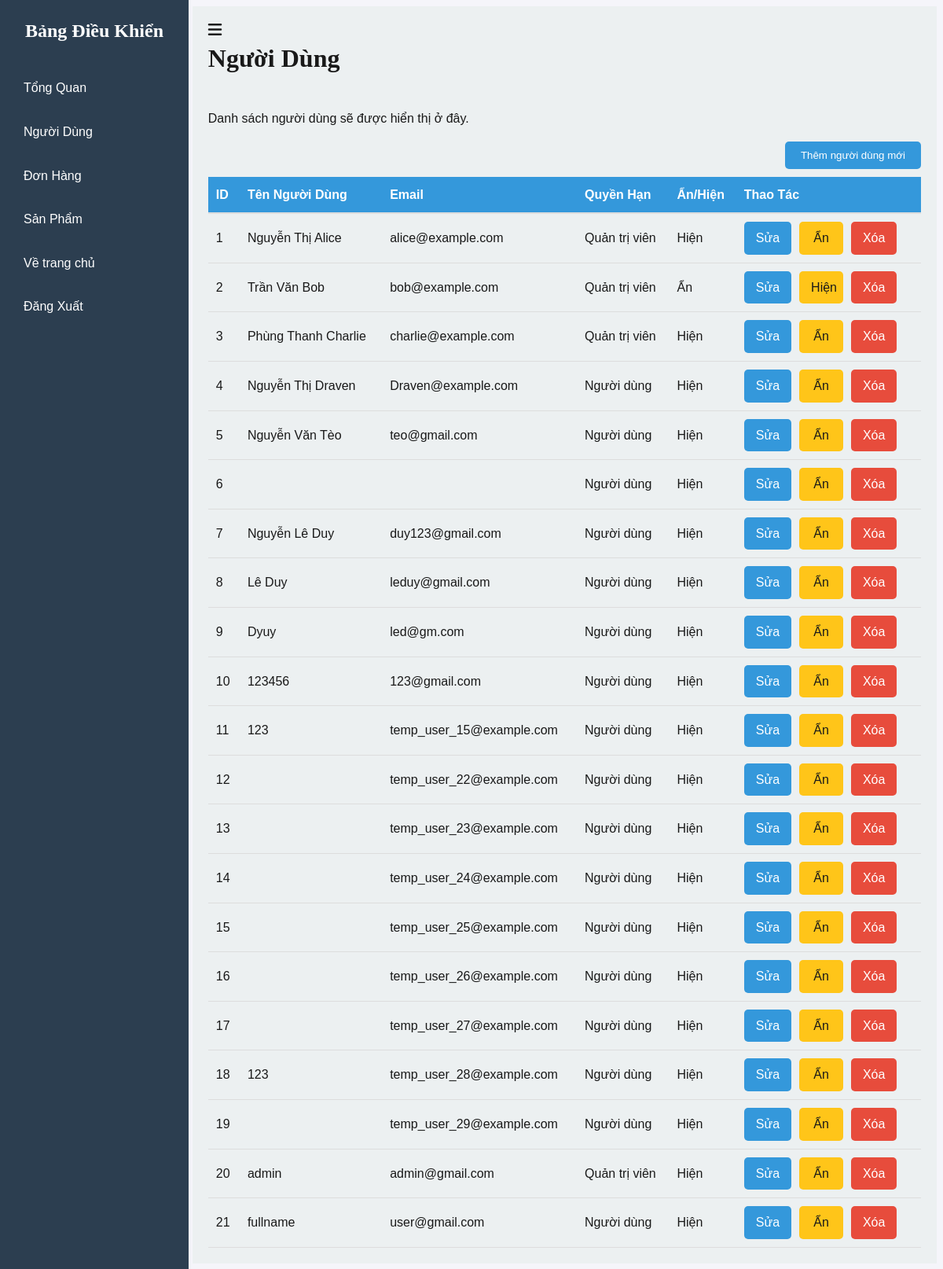
/admin.php?ctrl=user&view=userAdmin (signed in), run on the app's committed database.
### tables this page shows
CREATE TABLE `accounts` (
  `id` int NOT NULL,
  `fullname` varchar(255) DEFAULT NULL,
  `username` varchar(255) DEFAULT NULL,
  `password` varchar(255) DEFAULT NULL,
  `email` varchar(255) DEFAULT NULL,
  `avatar` varchar(255) DEFAULT NULL,
  `created_at` timestamp NULL DEFAULT CURRENT_TIMESTAMP,
  `role` enum('user','admin') DEFAULT 'user',
  `phone` varchar(20) DEFAULT NULL,
  `address` varchar(255) DEFAULT NULL,
  `city` varchar(255) DEFAULT NULL,
  `district` varchar(255) DEFAULT NULL,
  `ward` varchar(255) DEFAULT NULL,
  `AnHien` enum('1','0') NOT NULL DEFAULT '1' COMMENT '1: Hiện, 0: ẩn'
);

### models/pdo.php (called while the page is built, shortened)
<?php
function pdo_query($sql)
{
    global $conn;
    $stmt = $conn->prepare($sql);
    $stmt->execute();
    return $stmt->fetchAll();
}

### models/m_user.php (called while the page is built, shortened)
<?php
include_once 'pdo.php';
function user_getAllForAdmin()
{
    return pdo_query("SELECT * FROM accounts");
}

### views/v_user_Admin.php (the view)
<div class="main-content__header">
    <h1 class="title">Người Dùng</h1>
</div>
<div class="main-content__content">
    <p>Danh sách người dùng sẽ được hiển thị ở đây.</p>
    <div class="btn-modal">
        <button id="addNewUserBtn">Thêm người dùng mới</button>
    </div>
    <table class="users-table">
        <thead>
            <tr class="users-table__header">
                <th class="users-table__cell users-table__cell--header">ID</th>
                <th class="users-table__cell users-table__cell--header">Tên Người Dùng</th>
                <th class="users-table__cell users-table__cell--header">Email</th>
                <th class="users-table__cell users-table__cell--header">Quyền Hạn</th>
                <th class="users-table__cell users-table__cell--header">Ẩn/Hiện</th>
                <th class="users-table__cell users-table__cell--header">Thao Tác</th>
            </tr>
        </thead>
        <tbody>
            <?php
            $i = 1;
            foreach ($listUser as $user) : ?>
            <tr class="users-table__row">
                <td class="users-table__cell"><?= $i++ ?></td>
                <td class="users-table__cell"><?= $user['fullname'] ?></td>
                <td class="users-table__cell"><?= $user['email'] ?></td>
                <td class="users-table__cell">
                    <?= $user['role'] == 'user' ? "Người dùng" : "Quản trị viên"  ?>
                </td>
                <td class="users-table__cell">
                    <?= $user['AnHien'] == '1' ? "Hiện" : "Ẩn"  ?>
                </td>
                <td class="users-table__cell users-table__cell--actions">
                    <a href="?ctrl=user&view=userUpdateAdmin&id=<?= $user['id'] ?>" class="users-table__button">Sửa</a>
                    <a href="?ctrl=user&view=userShowHideAdmin&id=<?= $user['id'] ?>""
                                    class=" users-table__button
                        users-table__button--showHide"><?= $user['AnHien'] == '1' ? "Ẩn" : "Hiện"  ?></a>
                    <a href="?ctrl=user&view=userShowHideAdmin&id=<?= $user['id'] ?><?= $user['id'] ?>"
                        class="users-table__button users-table__button--delete"
                        onclick="return confirm('Bạn có chắc chắn muốn xóa người dùng này?');">Xóa</a>
                </td>
            </tr>
            <?php endforeach; ?>
        </tbody>
    </table>
</div>
</div>
</body>
</html>

### public/css/admin.css (style rules this page uses)
button { background-color: #3498db; color : white; padding : 10px 20px; border : none; border-radius : 5px; cursor : pointer; }
.users-table { width : 100%; border-collapse: collapse; }
.users-table__header { background-color: #3498db; color : white; text-align : left; }
.users-table__header th { padding : 10px; border-bottom: 2px solid #ddd; }
.users-table__row { border-bottom: 1px solid #ddd; }
.users-table__cell { padding: 10px; }
.users-table__cell--actions { display: flex; gap : 10px; }
.users-table__button { background-color: #3498db; color : white; padding : 8px 15px; text-decoration : none; border-radius : 5px; cursor : pointer; display : inline-block; }
.users-table__button--delete { background-color: #e74c3c; }
.users-table__button--showHide { color : var(--color-text); background-color: #ffc519; width : 12%; text-align : center; }

### public/css/base.css (style rules this page uses)
:root { --color-primary : #e91e63; --color-secondary: #FFC800; --color-neutral : #F5F5FA; --color-text : rgb(25, 25, 25); --color-accent : #4CAF50; --font: "Roboto"; }
body { font-family : var(--font); font-weight : 300; font-style : normal; color : var(--color-text); background-color: var(--color-neutral); }
.title { font-family: "Font Awesome 6"; }

### public/css/modal.css (style rules this page uses)
#addNewUserBtn, #addNewProductBtn { text-align : right; margin-bottom: 10px; }
.btn-modal { display : flex; justify-content: flex-end }

### public/css/news.css (style rules this page uses)
body { font-family: Arial, sans-serif; line-height: 1.6; }

### data on the page
accounts: fullname "Nguyễn Thị Alice", email "alice@example.com", role "Quản trị viên", AnHien "Hiện"
accounts: fullname "Trần Văn Bob", email "bob@example.com", role "Quản trị viên", AnHien "Ẩn"
accounts: fullname "Phùng Thanh Charlie", email "charlie@example.com", role "Quản trị viên", AnHien "Hiện"
accounts: fullname "Nguyễn Thị Draven", email "Draven@example.com", role "Người dùng", AnHien "Hiện"
accounts: fullname "Nguyễn Văn Tèo", email "teo@gmail.com", role "Người dùng", AnHien "Hiện"
accounts: role "Người dùng", AnHien "Hiện"
accounts: fullname "Nguyễn Lê Duy", email "duy123@gmail.com", role "Người dùng", AnHien "Hiện"
accounts: fullname "Lê Duy", email "leduy@gmail.com", role "Người dùng", AnHien "Hiện"
accounts: fullname "Dyuy", email "led@gm.com", role "Người dùng", AnHien "Hiện"
accounts: fullname "123456", email "123@gmail.com", role "Người dùng", AnHien "Hiện"
accounts: fullname "123", email "temp_user_15@example.com", role "Người dùng", AnHien "Hiện"
accounts: email "temp_user_22@example.com", role "Người dùng", AnHien "Hiện"
accounts: email "temp_user_23@example.com", role "Người dùng", AnHien "Hiện"
accounts: email "temp_user_24@example.com", role "Người dùng", AnHien "Hiện"
accounts: email "temp_user_25@example.com", role "Người dùng", AnHien "Hiện"
accounts: email "temp_user_26@example.com", role "Người dùng", AnHien "Hiện"
accounts: email "temp_user_27@example.com", role "Người dùng", AnHien "Hiện"
accounts: fullname "123", email "temp_user_28@example.com", role "Người dùng", AnHien "Hiện"
accounts: email "temp_user_29@example.com", role "Người dùng", AnHien "Hiện"
accounts: fullname "admin", email "admin@gmail.com", role "Quản trị viên", AnHien "Hiện"
accounts: fullname "fullname", email "user@gmail.com", role "Người dùng", AnHien "Hiện"
